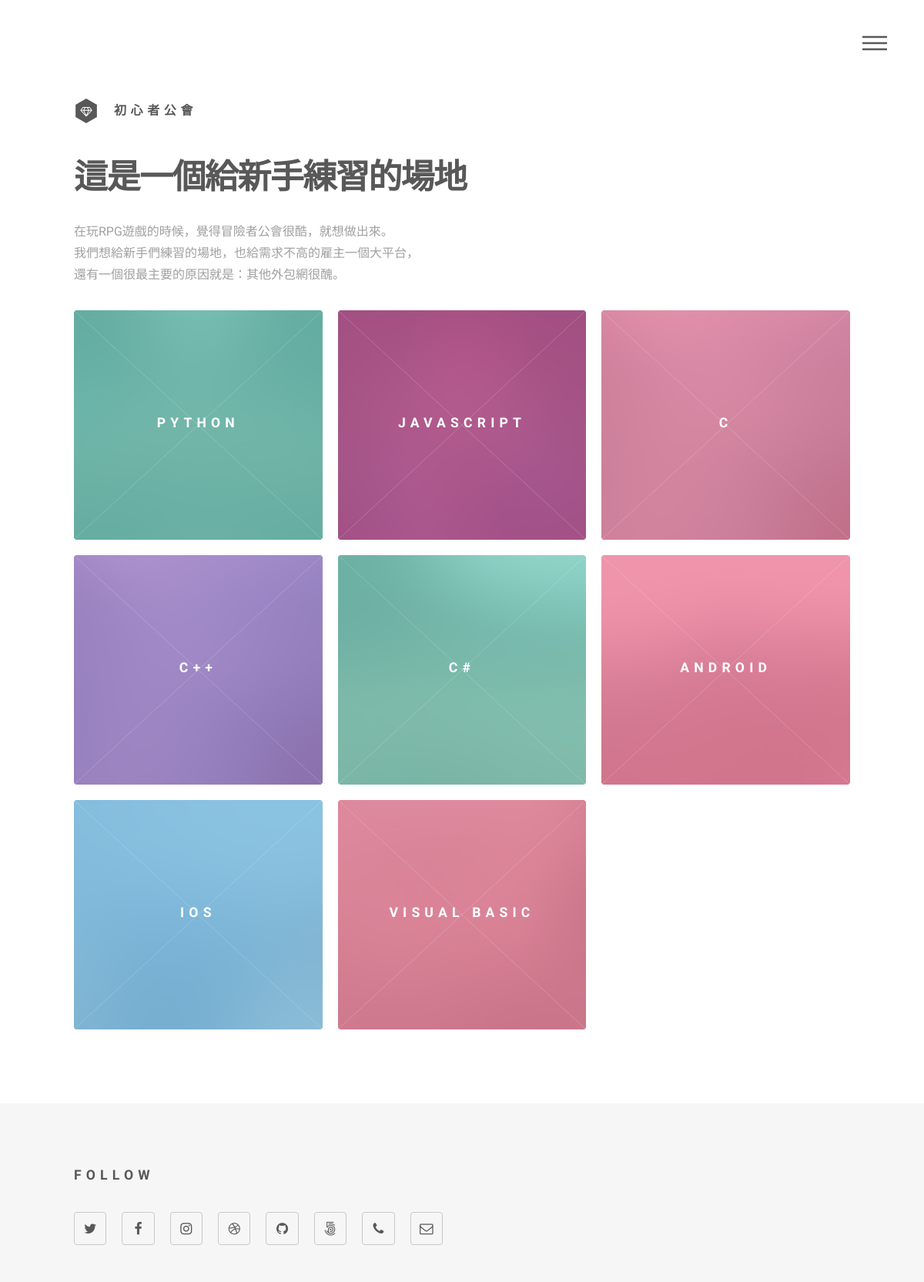
Screenshot of /missionboard/ with the database file from the repository.
### missionboard/models.py (models this page shows, shortened)
class Skill(models.Model):
    name = models.CharField(max_length=50)
    description = models.CharField(max_length=100)

### missionboard/views/pages.py (the view)
def index(request):
    skills = Skill.objects.all()
    for c in skills:
        c.style = 'style%s' % str(random.randrange(1, 6))
        c.img = 'images/pic%s.jpg' % str(random.randrange(1, 13)).zfill(2)
    if request.user.is_authenticated:
        context = {'u':request.user, 'skills': skills}
    else:
        context = {'skills': skills}
    return render(request, 'index.html', context)

### missionboard/templates/index.html (shortened to what this page needs)
{% extends "layout/base.html" %}
{% load static %}
{% block content %}
<div id="main">
	<div class="inner">
		<header>
			<h1>這是一個給新手練習的場地</h1>
			<p class="introduction gray 7u(xlarge) 7u(large)">
			在玩RPG遊戲的時候，覺得冒險者公會很酷，就想做出來。<br>我們想給新手們練習的場地，也給需求不高的雇主一個大平台，<br>還有一個很最主要的原因就是：其他外包網很醜。
			</p>
		</header>
		<section class="tiles">
			{% for c in skills %}
			<article class={{c.style}}>
				<span class="image">
					<img src="{% static c.img %}" alt="" />
				</span>
				<a href="form.html">
					<h2>{{c.name}}</h2>
				</a>
			</article>
			{% endfor %}
		</section>
	</div>
</div>
{% endblock %}

### rows the page displays
Skill: name "PYTHON"
Skill: name "JAVASCRIPT"
Skill: name "C"
Skill: name "C++"
Skill: name "C#"
Skill: name "ANDROID"
Skill: name "IOS"
Skill: name "VISUAL BASIC"
